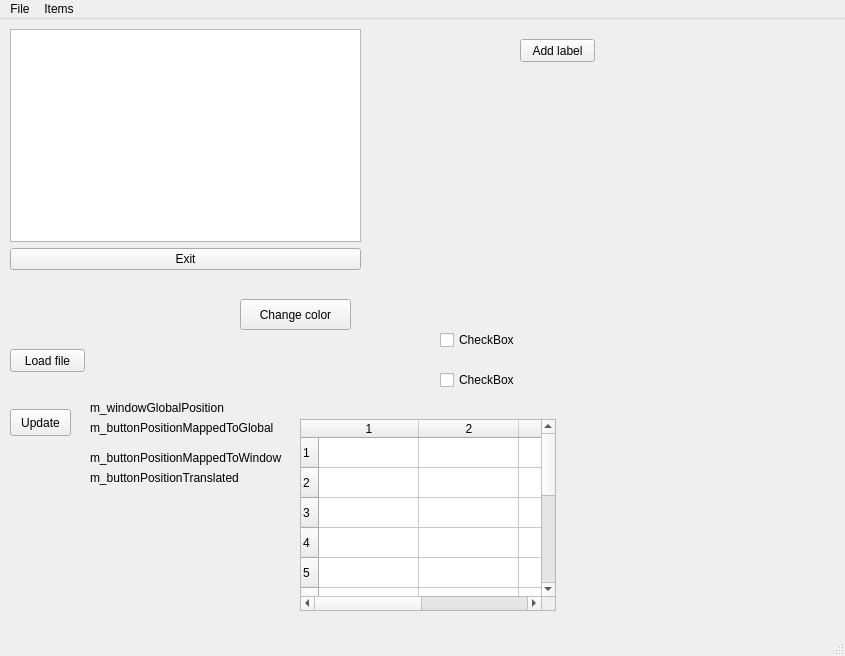
<?xml version="1.0" encoding="UTF-8"?>
<ui version="4.0">
 <class>MainWindow</class>
 <widget class="QMainWindow" name="MainWindow">
  <property name="geometry">
   <rect>
    <x>0</x>
    <y>0</y>
    <width>845</width>
    <height>656</height>
   </rect>
  </property>
  <property name="windowTitle">
   <string>MainWindow</string>
  </property>
  <widget class="QWidget" name="centralwidget">
   <widget class="QWidget" name="verticalLayoutWidget">
    <property name="geometry">
     <rect>
      <x>10</x>
      <y>10</y>
      <width>351</width>
      <height>241</height>
     </rect>
    </property>
    <layout class="QVBoxLayout" name="listAndExitButton">
     <property name="sizeConstraint">
      <enum>QLayout::SetDefaultConstraint</enum>
     </property>
     <item>
      <widget class="QListWidget" name="listView"/>
     </item>
     <item>
      <widget class="QPushButton" name="exitButton">
       <property name="text">
        <string>Exit</string>
       </property>
      </widget>
     </item>
    </layout>
   </widget>
   <widget class="QPushButton" name="m_loadFileButton">
    <property name="geometry">
     <rect>
      <x>10</x>
      <y>330</y>
      <width>75</width>
      <height>23</height>
     </rect>
    </property>
    <property name="text">
     <string>Load file</string>
    </property>
   </widget>
   <widget class="QLabel" name="m_windowGlobalPosition">
    <property name="geometry">
     <rect>
      <x>90</x>
      <y>380</y>
      <width>331</width>
      <height>17</height>
     </rect>
    </property>
    <property name="text">
     <string>m_windowGlobalPosition</string>
    </property>
   </widget>
   <widget class="QLabel" name="m_buttonPositionMappedToGlobal">
    <property name="geometry">
     <rect>
      <x>90</x>
      <y>400</y>
      <width>321</width>
      <height>17</height>
     </rect>
    </property>
    <property name="text">
     <string>m_buttonPositionMappedToGlobal</string>
    </property>
   </widget>
   <widget class="QLabel" name="m_buttonPositionMappedToWindow">
    <property name="geometry">
     <rect>
      <x>90</x>
      <y>430</y>
      <width>331</width>
      <height>17</height>
     </rect>
    </property>
    <property name="text">
     <string>m_buttonPositionMappedToWindow</string>
    </property>
   </widget>
   <widget class="QPushButton" name="m_updateButton">
    <property name="geometry">
     <rect>
      <x>10</x>
      <y>390</y>
      <width>61</width>
      <height>27</height>
     </rect>
    </property>
    <property name="text">
     <string>Update</string>
    </property>
   </widget>
   <widget class="QLabel" name="m_buttonPositionTranslated">
    <property name="geometry">
     <rect>
      <x>90</x>
      <y>450</y>
      <width>331</width>
      <height>17</height>
     </rect>
    </property>
    <property name="text">
     <string>m_buttonPositionTranslated</string>
    </property>
   </widget>
   <widget class="QCheckBox" name="checkBox">
    <property name="geometry">
     <rect>
      <x>440</x>
      <y>310</y>
      <width>94</width>
      <height>22</height>
     </rect>
    </property>
    <property name="text">
     <string>CheckBox</string>
    </property>
   </widget>
   <widget class="QCheckBox" name="checkBox_2">
    <property name="geometry">
     <rect>
      <x>440</x>
      <y>350</y>
      <width>94</width>
      <height>22</height>
     </rect>
    </property>
    <property name="text">
     <string>CheckBox</string>
    </property>
   </widget>
   <widget class="QPushButton" name="m_addLabel">
    <property name="geometry">
     <rect>
      <x>520</x>
      <y>20</y>
      <width>75</width>
      <height>23</height>
     </rect>
    </property>
    <property name="text">
     <string>Add label</string>
    </property>
   </widget>
   <widget class="QWidget" name="formLayoutWidget">
    <property name="geometry">
     <rect>
      <x>610</x>
      <y>20</y>
      <width>221</width>
      <height>441</height>
     </rect>
    </property>
    <layout class="QFormLayout" name="m_labelList"/>
   </widget>
   <widget class="QPushButton" name="m_changeColor">
    <property name="geometry">
     <rect>
      <x>240</x>
      <y>280</y>
      <width>111</width>
      <height>31</height>
     </rect>
    </property>
    <property name="text">
     <string>Change color</string>
    </property>
   </widget>
   <widget class="QTableWidget" name="m_tableWidget">
    <property name="geometry">
     <rect>
      <x>300</x>
      <y>400</y>
      <width>256</width>
      <height>192</height>
     </rect>
    </property>
    <property name="rowCount">
     <number>12</number>
    </property>
    <property name="columnCount">
     <number>4</number>
    </property>
    <row/>
    <row/>
    <row/>
    <row/>
    <row/>
    <row/>
    <row/>
    <row/>
    <row/>
    <row/>
    <row/>
    <row/>
    <column/>
    <column/>
    <column/>
    <column/>
   </widget>
   <widget class="QLabel" name="m_listeningOn">
    <property name="geometry">
     <rect>
      <x>380</x>
      <y>50</y>
      <width>211</width>
      <height>241</height>
     </rect>
    </property>
    <property name="palette">
     <palette>
      <active>
       <colorrole role="AlternateBase">
        <brush brushstyle="SolidPattern">
         <color alpha="255">
          <red>255</red>
          <green>255</green>
          <blue>0</blue>
         </color>
        </brush>
       </colorrole>
      </active>
      <inactive>
       <colorrole role="AlternateBase">
        <brush brushstyle="SolidPattern">
         <color alpha="255">
          <red>255</red>
          <green>255</green>
          <blue>0</blue>
         </color>
        </brush>
       </colorrole>
      </inactive>
      <disabled>
       <colorrole role="AlternateBase">
        <brush brushstyle="SolidPattern">
         <color alpha="255">
          <red>255</red>
          <green>255</green>
          <blue>0</blue>
         </color>
        </brush>
       </colorrole>
      </disabled>
     </palette>
    </property>
    <property name="text">
     <string>&lt;Listening on...&gt;</string>
    </property>
   </widget>
  </widget>
  <widget class="QMenuBar" name="menubar">
   <property name="geometry">
    <rect>
     <x>0</x>
     <y>0</y>
     <width>845</width>
     <height>29</height>
    </rect>
   </property>
   <widget class="QMenu" name="menuFile">
    <property name="title">
     <string>File</string>
    </property>
    <addaction name="actionExit"/>
   </widget>
   <widget class="QMenu" name="menuItems">
    <property name="title">
     <string>Items</string>
    </property>
    <addaction name="actionAdd_some_items"/>
   </widget>
   <addaction name="menuFile"/>
   <addaction name="menuItems"/>
  </widget>
  <widget class="QStatusBar" name="statusbar"/>
  <action name="actionExit">
   <property name="text">
    <string>Exit</string>
   </property>
  </action>
  <action name="actionAdd_some_items">
   <property name="text">
    <string>Add some items</string>
   </property>
  </action>
  <action name="actionMainWindowMoved">
   <property name="text">
    <string>mainWindowMoved</string>
   </property>
  </action>
 </widget>
 <resources/>
 <connections/>
</ui>
